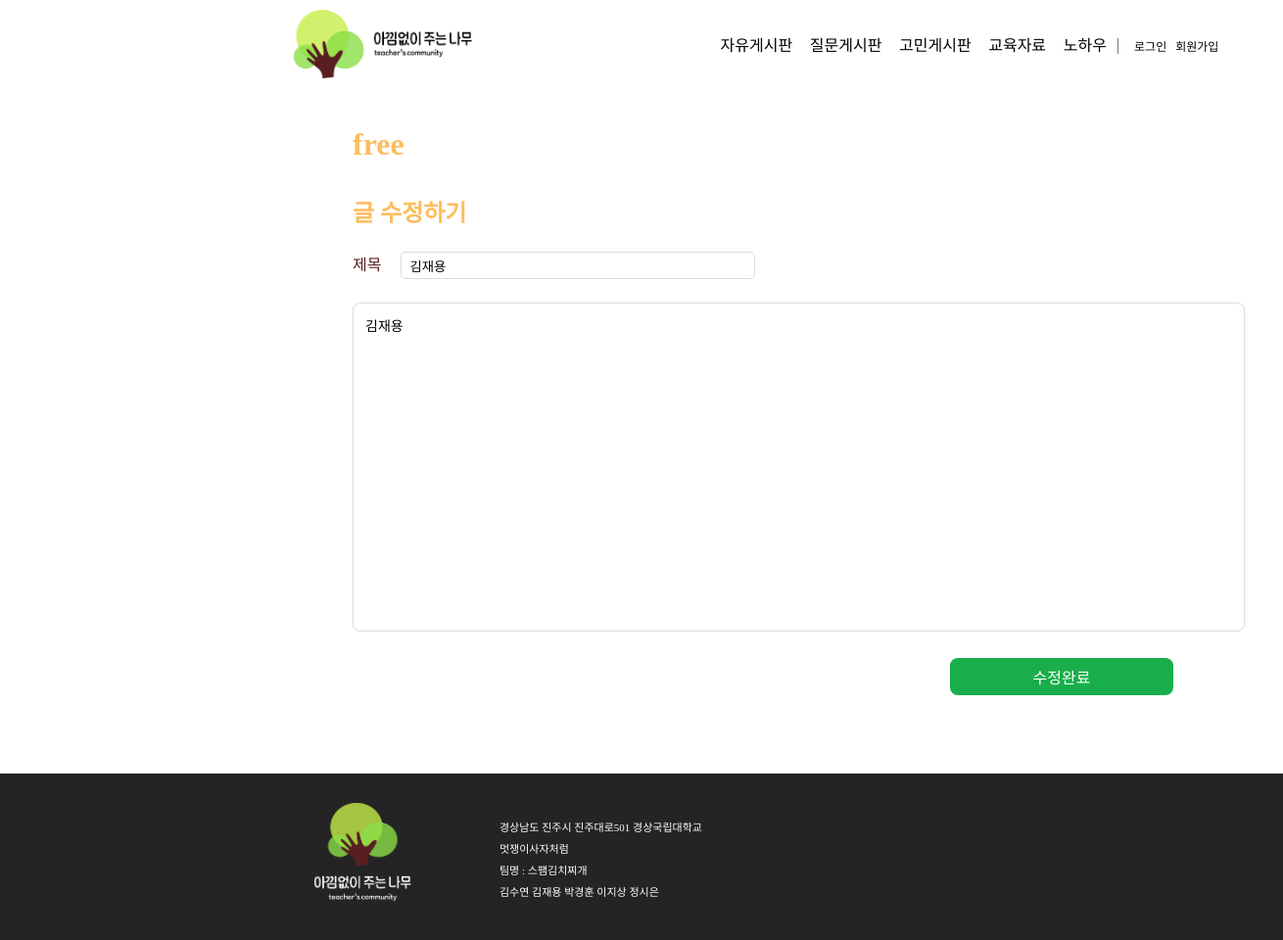
The page /update_post/2 on the database as committed earlier.
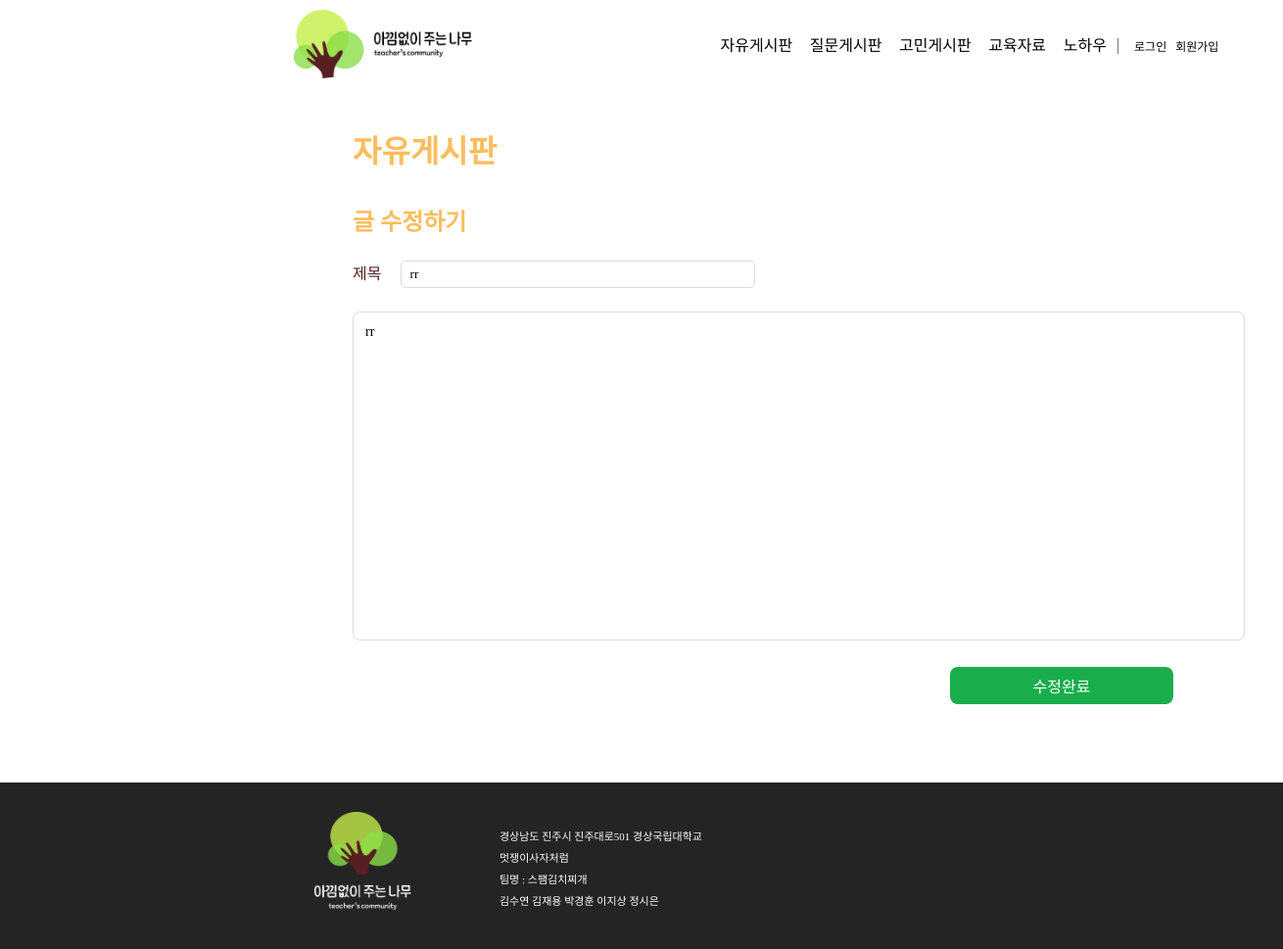
The same page on the database as committed later.
### teacher_community/models.py (models this page shows, shortened)
class Post(models.Model):
    author = models.ForeignKey(
        Teacher, related_name="post_author", on_delete=models.CASCADE
    )
    title = models.CharField(max_length=255)
    content = models.TextField()
    created_at = models.DateTimeField(auto_now_add=True)
    updated_at = models.DateTimeField(auto_now=True)
    views = models.PositiveIntegerField(default=0)  # 조회수 필드 추가
    likes_user = models.ManyToManyField(
        settings.AUTH_USER_MODEL, related_name="likes_user", blank=True
    )
    category = models.CharField(max_length=10)
    file = models.FileField(upload_to="post_files/", blank=True, null=True)  # 파일 첨부 필드
    class Meta:
        ordering = ["-created_at"]  # 최신 글이 먼저 오도록 정렬

### teacher_community/views.py (the view)
# urls.py: path("update_post/<int:post_id>", views.update_post, name="update_post"),
def update_post(request, post_id):
    post = get_object_or_404(Post, id=post_id)
    if request.method == "POST":
        post.title = request.POST['title']
        post.content = request.POST['content']
        post.updated_at = timezone.datetime.now()
        post.save()
        return redirect('/detail/' + str(post.id))
    else:
        return render(request, "update_post.html", {"post_detail": post})

### templates/update_post.html (shortened to what this page needs)
{% extends 'nav_footer.html' %}
{% load static %}
{% block content %}
<!DOCTYPE html>
<html lang="ko">
<head>
    <link rel="stylesheet" href="{% static 'css/writepage.css' %}">
</head>
<body>
    <div class="write_wrapper">
        <div class="Title">
            <h2>{{post_detail.category}}</h2>
        </div>
        <div class="Write">
            <h4>글 수정하기</h4>
        </div>
        <form action="{% url 'update_post' post_detail.id %}" method="post">
            <div class="title2">
                <dt>
                    <p class="title3">제목</p>
                    <dd><input class="titlebox" type="text" placeholder="제목입력" name="title" value="{{post_detail.title}}"></dd>
                </dt>
            </div>
            <div class="WriteForm">
                <textarea class="writeform" placeholder="글을 작성해주세요" cols="110" rows="20" name="content">{{post_detail.content}}</textarea>
            </div>
            <button><p>수정완료</p></button>
        </form>
    </div>
</body>
</html>
{% endblock %}

Rows that differ between the two databases and show on the page:
changed Post: category "free" → "자유게시판"; title "김재용" → "rr"; content "김재용" → "rr"
